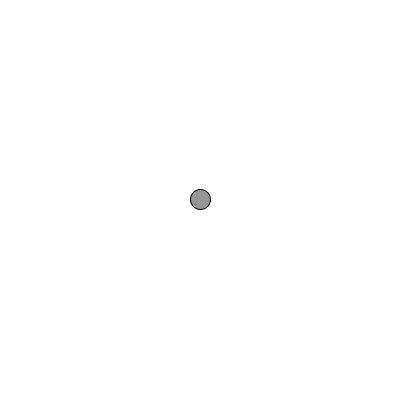
Frame 1 (no input)
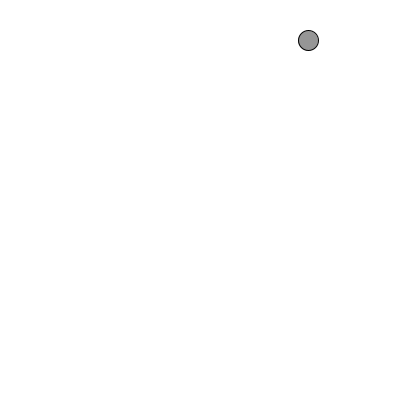
Frame 60 (the mouse pressed at the canvas centre just before this capture)
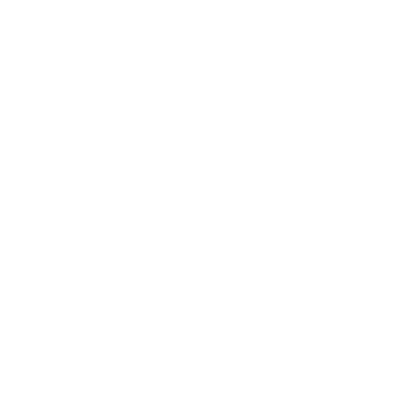
Frame 120 (the mouse held since frame 60 and released just before this capture)

The Processing sketch that drew these frames (run headless with seeded random() and noise(); from frame 60 on, the mouse is pressed at the canvas centre):

// Processing sketch: sketch_Mover
// ── sketch_Mover.pde
Mover mover;

void setup() {
    size(400, 400);
    mover = new Mover();
}

void draw() {
    background(255);
    
    mover.update();
    mover.checkEdges();
    mover.display();
}

class Mover {
    
    PVector location;
    PVector velocity;
    PVector acceleration;
    float topspeed;
    
    Mover() {
        location = new PVector(width/2, height/2);
        velocity = new PVector(0, 0);
        acceleration = new PVector(-0.001, 0.01);
        topspeed = 10;
    }
    
    void update() {
        acceleration = PVector.random2D();
        acceleration.mult(random(1));
        
        velocity.add(acceleration);
        velocity.limit(topspeed);
        location.add(velocity);
    }
    
    void display() {
        stroke(0);
        fill(150);
        ellipse(location.x, location.y, 20, 20);
    }
    
    void checkEdges() {
        if (location.x > width) {
            location.x = 0;
        } else if (location.x < 0) {
            location.x = width;
        }
        
        if (location.y > height) {
            location.y = 0;
        } else if (location.y < 0) {
            location.x = height;
        }
    }
    
}
